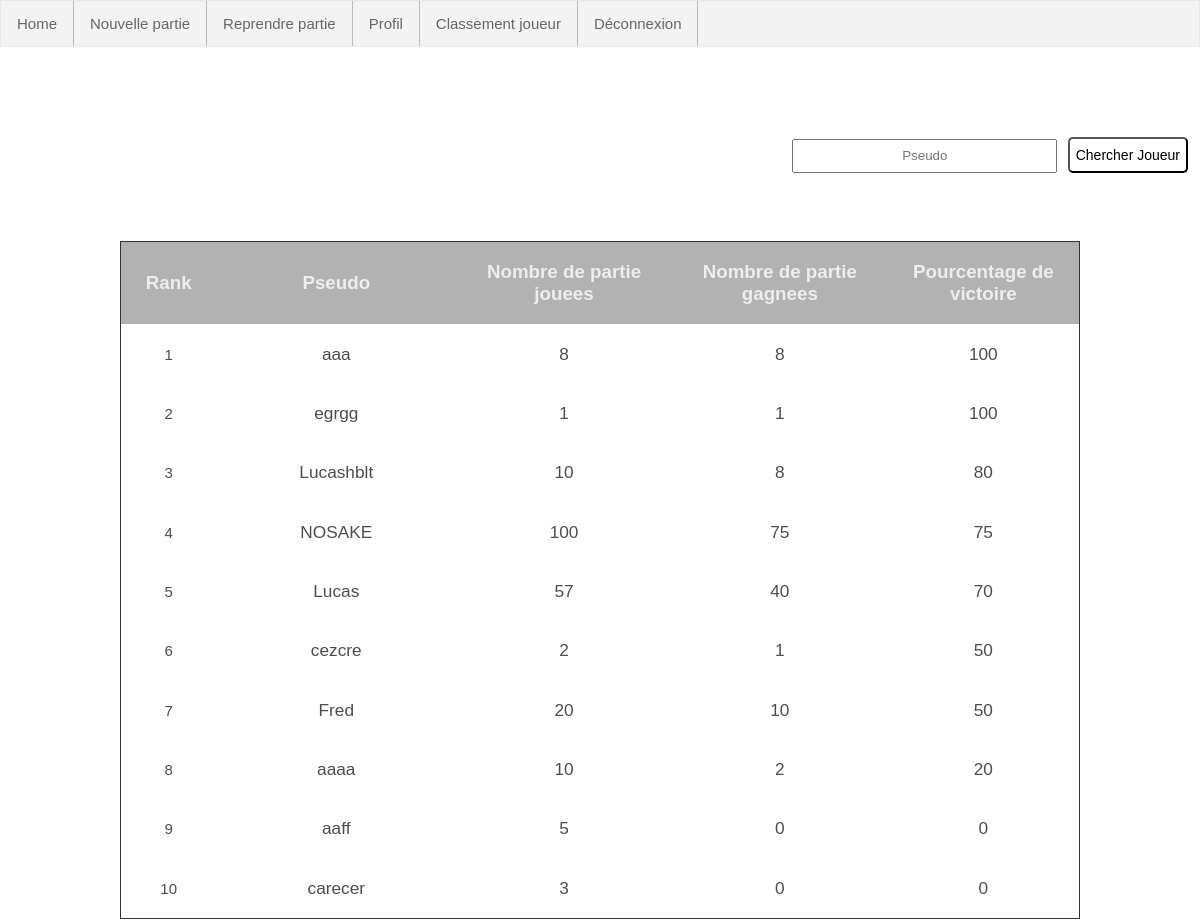
Page /classement.php on the committed database.
### tables this page shows
CREATE TABLE `joueur` (
  `id_joueur` int(11) NOT NULL,
  `nom` varchar(50) DEFAULT NULL,
  `prenom` varchar(50) DEFAULT NULL,
  `email` varchar(100) DEFAULT NULL,
  `mdp` varchar(50) DEFAULT NULL,
  `genre` char(1) DEFAULT NULL,
  `pseudo` varchar(20) DEFAULT NULL,
  `parties_jouees` int(11) DEFAULT 0,
  `parties_gagnees` int(1) DEFAULT 0
);

### classement.php (the view, shortened to what this page needs)
<!DOCTYPE html>
<html lang="fr">
<head>
    <link rel="stylesheet" href="classement.css">
</head>
<body>
<?php
$bdd = new PDO("mysql:host=localhost;dbname=jeu_de_dames;charset=utf8", "root", "");
$reqClassement = $bdd->prepare( "SELECT pseudo, parties_jouees, parties_gagnees FROM joueur WHERE parties_jouees > 0 ORDER BY (parties_gagnees/parties_jouees * 100) DESC;");
$reqClassement->execute();
?>
<h1>
    <form class="RechercheJoueur" method="post">
        <input class="text" type="text" name="pseudo" style="text-align: center" size="30" placeholder="Pseudo">
        <input class="bouton" type="submit" style="text-align: center; "  value="Chercher Joueur"/>
        <br><br>
    </form>
</h1>
<table style="border: 1px solid #333; margin-left: auto; margin-right: auto; width: 80%; text-align: center; padding-top: 0px; ">
    <tr>
        <th>
            Rank
        </th>
        <th>
            Pseudo
        </th>
        <th>
            Nombre de partie jouees
        </th>
        <th>
            Nombre de partie gagnees
        </th>
        <th>
            Pourcentage de victoire
        </th>
    </tr>
        <?php
        $rank=1;
        while ($data = $reqClassement->fetch()) {
            ?>
            <tr>
            <?php
            $winrate= intval(($data["parties_gagnees"]/$data["parties_jouees"])*100);
            echo "<td class='rank'>{$rank}</td>
                <td class='pseudo'>{$data['pseudo']}</td>
                <td class='chiffre'>{$data['parties_jouees']}</td>
                <td class='chiffre'>{$data['parties_gagnees']}</td>
                <td class='chiffre'>{$winrate}</td>";
            $rank++;
            ?>
            </tr>
        <?php
            }
        ?>
</table>
</body>
</html>

### classement.css (style rules this page uses)
body { background-image: url("background.png"); background-size: cover; position: relative; font-family: Helvetica; font-size: 15px; }
h1 { text-align: center; font-size: 250%; font-family: Helvetica; margin-top: 3%; color: rgba(255, 255, 255, 0.777); }
.RechercheJoueur { text-align: right; margin-right: 1%; margin-top: 0px; }
.text { height: 28px; }
.bouton { font-size: 14px; padding: 8px 6px; border-radius: 5px; background-color: rgba(255, 255, 255, 0.5); transition-delay: 20ms; transition-duration: 100ms; cursor: pointer; margin-top: 10px; }
table { border-collapse: collapse; }
th { padding-top: 2%; padding-bottom: 2%; font-size: 125%; font-family: Helvetica; color: rgba(255, 255, 255, 0.777); background-color: rgba(138, 137, 137, 0.65); }
.rank { padding-top: 2%; padding-bottom: 2%; font-size: 100%; font-family: Helvetica; color: rgba(0, 0, 0, 0.70); background-color: rgba(255, 255, 255, 0.15); width: 10%; }
.pseudo { padding-top: 2%; padding-bottom: 2%; font-size: 115%; font-family: Helvetica; color: rgba(0, 0, 0, 0.70); background-color: rgba(255, 255, 255, 0.21); width: 25%; }
.chiffre { padding-top: 2%; padding-bottom: 2%; font-size: 115%; font-family: Helvetica; color: rgba(0, 0, 0, 0.70); background-color: rgba(255, 255, 255, 0.21); width: 22.5%; }

### rows in the picture
joueur: pseudo "aaa", parties_jouees "8", parties_gagnees "8", winrate "100"
joueur: pseudo "egrgg", parties_jouees "1", parties_gagnees "1", winrate "100"
joueur: pseudo "Lucashblt", parties_jouees "10", parties_gagnees "8", winrate "80"
joueur: pseudo "NOSAKE", parties_jouees "100", parties_gagnees "75"
joueur: pseudo "Lucas", parties_jouees "57", parties_gagnees "40", winrate "70"
joueur: pseudo "cezcre", parties_jouees "2", parties_gagnees "1", winrate "50"
joueur: pseudo "Fred", parties_jouees "20", parties_gagnees "10", winrate "50"
joueur: pseudo "aaaa", parties_jouees "10", parties_gagnees "2", winrate "20"
joueur: pseudo "aaff", parties_jouees "5", parties_gagnees "0"
joueur: pseudo "carecer", parties_jouees "3", parties_gagnees "0"
